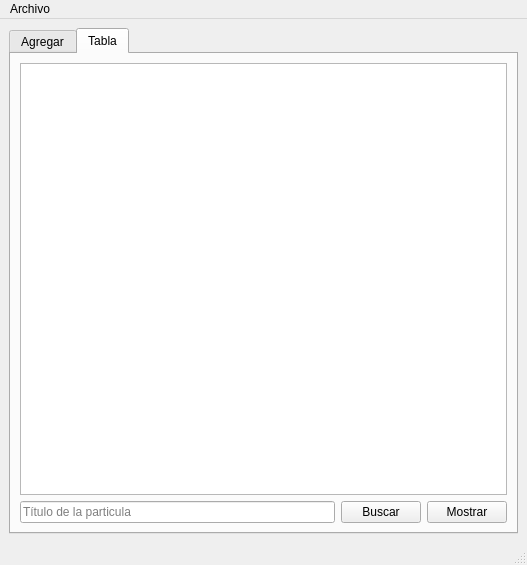
<?xml version="1.0" encoding="UTF-8"?>
<ui version="4.0">
 <class>MainWindow</class>
 <widget class="QMainWindow" name="MainWindow">
  <property name="geometry">
   <rect>
    <x>0</x>
    <y>0</y>
    <width>527</width>
    <height>565</height>
   </rect>
  </property>
  <property name="windowTitle">
   <string>MainWindow</string>
  </property>
  <widget class="QWidget" name="centralwidget">
   <layout class="QGridLayout" name="gridLayout_3">
    <item row="0" column="0">
     <widget class="QTabWidget" name="tabWidget">
      <property name="currentIndex">
       <number>1</number>
      </property>
      <widget class="QWidget" name="tab">
       <attribute name="title">
        <string>Agregar</string>
       </attribute>
       <layout class="QGridLayout" name="gridLayout_2">
        <item row="0" column="0">
         <widget class="QGroupBox" name="groupBox">
          <property name="title">
           <string>Particula</string>
          </property>
          <layout class="QGridLayout" name="gridLayout">
           <item row="7" column="0">
            <widget class="QLabel" name="label_8">
             <property name="text">
              <string>red</string>
             </property>
            </widget>
           </item>
           <item row="4" column="1">
            <widget class="QSpinBox" name="destino_y_spinBox">
             <property name="maximum">
              <number>500</number>
             </property>
            </widget>
           </item>
           <item row="6" column="0">
            <widget class="QLabel" name="label_7">
             <property name="text">
              <string>color (r,g,b)</string>
             </property>
            </widget>
           </item>
           <item row="9" column="1">
            <widget class="QSpinBox" name="blue_spinBox">
             <property name="maximum">
              <number>255</number>
             </property>
            </widget>
           </item>
           <item row="4" column="0">
            <widget class="QLabel" name="label_5">
             <property name="text">
              <string>destino y</string>
             </property>
            </widget>
           </item>
           <item row="2" column="1">
            <widget class="QSpinBox" name="origen_y_spinBox">
             <property name="maximum">
              <number>500</number>
             </property>
            </widget>
           </item>
           <item row="7" column="1">
            <widget class="QSpinBox" name="red_spinBox">
             <property name="maximum">
              <number>255</number>
             </property>
            </widget>
           </item>
           <item row="8" column="0">
            <widget class="QLabel" name="label_9">
             <property name="text">
              <string>green</string>
             </property>
            </widget>
           </item>
           <item row="5" column="0">
            <widget class="QLabel" name="label_6">
             <property name="text">
              <string>velocidad</string>
             </property>
            </widget>
           </item>
           <item row="0" column="0">
            <widget class="QLabel" name="label">
             <property name="text">
              <string>id</string>
             </property>
            </widget>
           </item>
           <item row="1" column="1">
            <widget class="QSpinBox" name="origen_x_spinBox">
             <property name="maximum">
              <number>500</number>
             </property>
            </widget>
           </item>
           <item row="0" column="1">
            <widget class="QLineEdit" name="id_lineEdit"/>
           </item>
           <item row="3" column="1">
            <widget class="QSpinBox" name="destino_x_spinBox">
             <property name="maximum">
              <number>500</number>
             </property>
            </widget>
           </item>
           <item row="9" column="0">
            <widget class="QLabel" name="label_10">
             <property name="text">
              <string>blue</string>
             </property>
            </widget>
           </item>
           <item row="2" column="0">
            <widget class="QLabel" name="label_3">
             <property name="text">
              <string>origen y</string>
             </property>
            </widget>
           </item>
           <item row="10" column="0" colspan="2">
            <widget class="QPushButton" name="agregar_final_pushButton">
             <property name="text">
              <string>Agregar Final</string>
             </property>
            </widget>
           </item>
           <item row="1" column="0">
            <widget class="QLabel" name="label_2">
             <property name="text">
              <string>origen x</string>
             </property>
            </widget>
           </item>
           <item row="8" column="1">
            <widget class="QSpinBox" name="green_spinBox">
             <property name="maximum">
              <number>255</number>
             </property>
            </widget>
           </item>
           <item row="5" column="1">
            <widget class="QLineEdit" name="velocidad_lineEdit"/>
           </item>
           <item row="3" column="0">
            <widget class="QLabel" name="label_4">
             <property name="text">
              <string>destino x</string>
             </property>
            </widget>
           </item>
           <item row="11" column="0" colspan="2">
            <widget class="QPushButton" name="agregar_inicio_pushButton">
             <property name="text">
              <string>Agregar Inicio</string>
             </property>
            </widget>
           </item>
           <item row="12" column="0" colspan="2">
            <widget class="QPushButton" name="mostrar_pushButton">
             <property name="text">
              <string>Mostrar</string>
             </property>
            </widget>
           </item>
          </layout>
         </widget>
        </item>
        <item row="0" column="1">
         <widget class="QPlainTextEdit" name="salida"/>
        </item>
       </layout>
      </widget>
      <widget class="QWidget" name="tab_2">
       <attribute name="title">
        <string>Tabla</string>
       </attribute>
       <layout class="QGridLayout" name="gridLayout_4">
        <item row="0" column="0" colspan="3">
         <widget class="QTableWidget" name="tabla"/>
        </item>
        <item row="1" column="0">
         <widget class="QLineEdit" name="buscar_lineEdit">
          <property name="placeholderText">
           <string>Título de la particula</string>
          </property>
         </widget>
        </item>
        <item row="1" column="1">
         <widget class="QPushButton" name="buscar_pushButton">
          <property name="text">
           <string>Buscar</string>
          </property>
         </widget>
        </item>
        <item row="1" column="2">
         <widget class="QPushButton" name="mostrar_tabla_pushButton">
          <property name="text">
           <string>Mostrar</string>
          </property>
         </widget>
        </item>
       </layout>
      </widget>
     </widget>
    </item>
   </layout>
  </widget>
  <widget class="QMenuBar" name="menubar">
   <property name="geometry">
    <rect>
     <x>0</x>
     <y>0</y>
     <width>527</width>
     <height>26</height>
    </rect>
   </property>
   <widget class="QMenu" name="menuArchivo">
    <property name="title">
     <string>Archivo</string>
    </property>
    <addaction name="actionAbrir"/>
    <addaction name="actionGuardar"/>
   </widget>
   <addaction name="menuArchivo"/>
  </widget>
  <widget class="QStatusBar" name="statusbar"/>
  <action name="actionAbrir">
   <property name="text">
    <string>Abrir</string>
   </property>
   <property name="shortcut">
    <string>Ctrl+O</string>
   </property>
  </action>
  <action name="actionGuardar">
   <property name="text">
    <string>Guardar</string>
   </property>
   <property name="shortcut">
    <string>Ctrl+D</string>
   </property>
  </action>
 </widget>
 <resources/>
 <connections/>
</ui>
